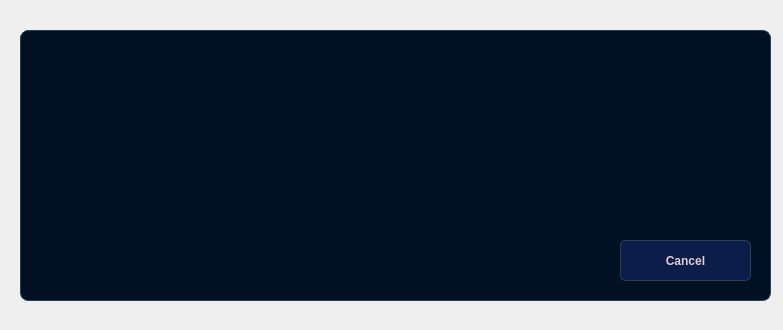
<?xml version="1.0" encoding="UTF-8"?>
<ui version="4.0">
 <class>stat</class>
 <widget class="QDialog" name="stat">
  <property name="geometry">
   <rect>
    <x>0</x>
    <y>0</y>
    <width>783</width>
    <height>330</height>
   </rect>
  </property>
  <property name="windowTitle">
   <string>Dialog</string>
  </property>
  <widget class="QTableView" name="statisticsTable">
   <property name="geometry">
    <rect>
     <x>20</x>
     <y>30</y>
     <width>751</width>
     <height>271</height>
    </rect>
   </property>
   <property name="styleSheet">
    <string notr="true">QTableView {
    background-color: #021024;
    border: 1px solid #26425A;
    border-radius: 8px;
    padding: 10px;
    gridline-color: #26425A;
    color: #86ABCF;
    selection-background-color: #26425A;  /* Selected row background */
    selection-color: #FFFFFF;             /* Selected text color */
}

QTableView::item {
    padding: 5px;
    border: none;
    transition: all 0.2s ease-in-out;    /* Adds smooth transition */
}

QTableView::item:selected {
    background-color: #26425A;            /* Slightly different shade for selected */
    color: #FFFFFF;                       /* Change text color on select */
}
QTableView:hover {
    border: 1px solid #FFFFFF;            /* White border on hover */
}
QTableView::item:focus {
    background-color: #3A5069;            /* Focused row color */
    color: #FFFFFF;
}

QTableView::item:hover {
    border: 1px solid #FFFFFF;            /* White border on hover */
    border-radius: 4px;                   /* Rounded corners on hover */
}

QHeaderView::section {
    background-color: #021024;
    color: #86ABCF;
    border: 1px solid #26425A;
    padding: 5px;
    font-weight: bold;
}
</string>
   </property>
  </widget>
  <widget class="QPushButton" name="cancelButton">
   <property name="geometry">
    <rect>
     <x>620</x>
     <y>240</y>
     <width>131</width>
     <height>41</height>
    </rect>
   </property>
   <property name="font">
    <font>
     <pointsize>9</pointsize>
     <bold>true</bold>
    </font>
   </property>
   <property name="styleSheet">
    <string notr="true">QPushButton {
    background-color: #0C1D49;  /* Oxford blue background for buttons */
    color: #E1CBD7;             /* Thistle text for contrast */
    padding: 10px 20px;
    border-radius: 6px;
    border: 1px solid #26425A;  /* Indigo dye for border */
    font-weight: bold;
}

QPushButton:hover {
    background-color: #26425A;  /* Indigo dye background on hover */
}

QPushButton:pressed {
    background-color: #86ABCF;  /* Carolina blue on press */
    border-color: #C38EB4;      /* Lilac border on press */
}</string>
   </property>
   <property name="text">
    <string>Cancel</string>
   </property>
  </widget>
 </widget>
 <resources/>
 <connections/>
</ui>
